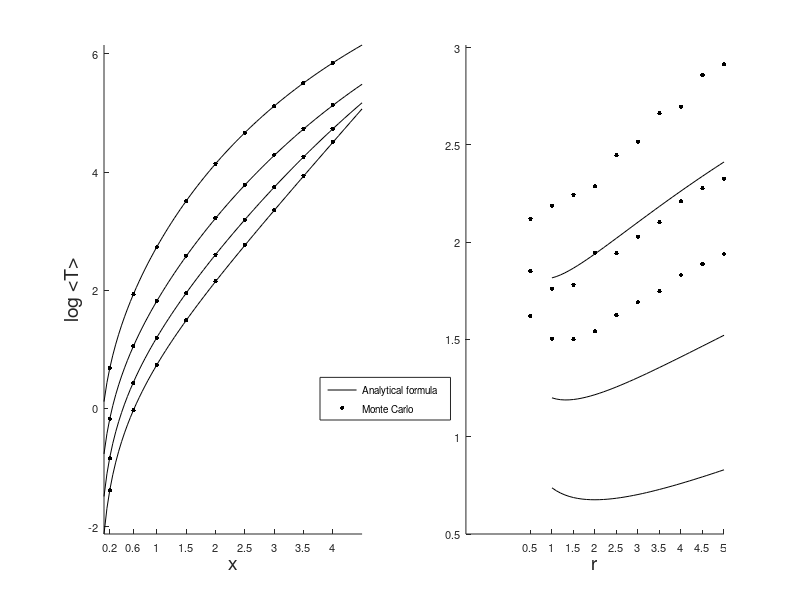

MATLAB code to generate this figure: (Note: this script raises an error after producing the figure.)
fs_label=14;
h=figure;
% Pierwszy rysunek

load('data/data4comparison.mat');
n=1;

subplot(1,2,2);
hold on
plot(r_tab2,log(meanTa(:,:)),'k');
plot(r_tab,log(meanTs(:,:)),'k.','MarkerSize',10);

%for i=1:size(meanTs,1)
%    errorbar(r_tab,log(meanTs(i,:)),3*sdevT(i,:)./meanTs(i,:),'k.');
%end
set(gca,'XTick',r_tab(1:end) )
set(gca,'FontSize',8)

xlabel('r','fontsize',fs_label);
%ylabel('log <T>','fontsize',fs_label);
axis([-1 max(r_tab2) 0.5 log(max(max(meanTs)))+0.1])
%M
%legend('Analytical formula','Monte Carlo');

% Drugi rysunek

load('data/data4comparison3.mat');
subplot(1,2,1);
hold on
h1=plot(x_tab2,log(meanTa(:,:)),'k');
h2=plot(x_tab,log(meanTs(:,:)),'k.','MarkerSize',10);

%for i=1:size(meanTs,1)
%    errorbar(x_tab,log(meanTs(i,:)),3*sdevT(i,:)./meanTs(i,:),'k.');
%end
set(gca,'XTick',x_tab(1:end))
set(gca,'FontSize',8)
xlabel('x','fontsize',fs_label);
ylabel('log <T>','fontsize',fs_label);
axis tight
%M
hL=legend([h1(1) h2(1)],{'Analytical formula','Monte Carlo'});

newPosition = [0.4 0.3 0.01 0.01];
newUnits = 'normalized';
set(hL,'Position', newPosition,'Units', newUnits);


printpdf(h,'graphics/mfat_comp_r');
